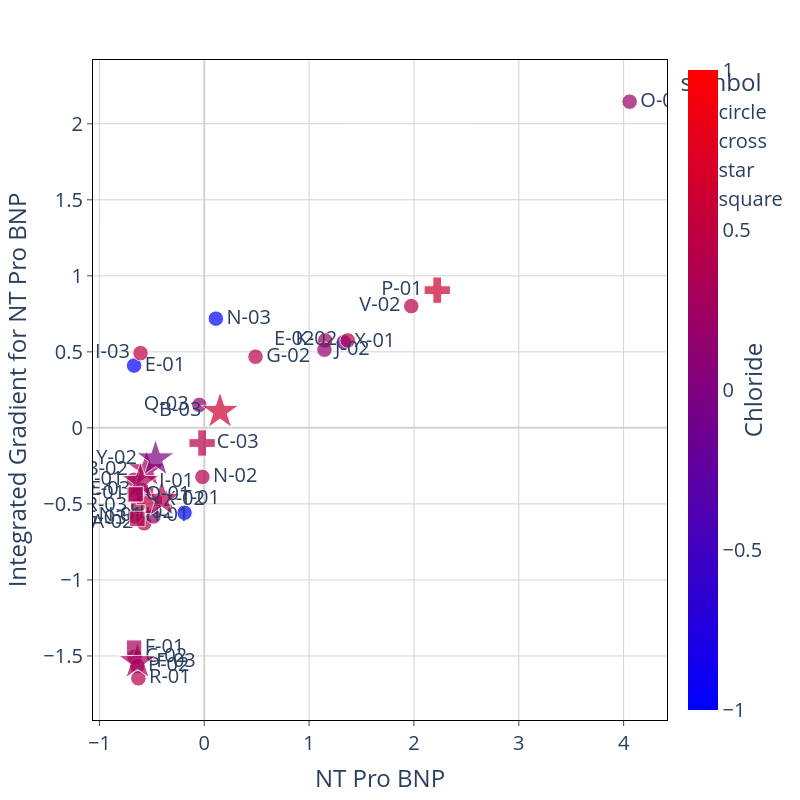
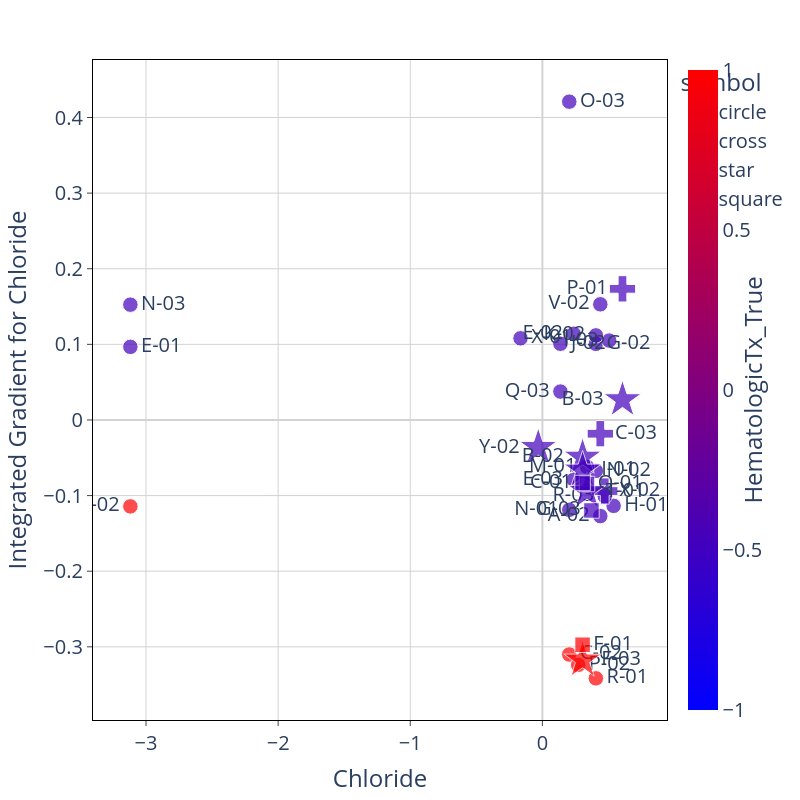
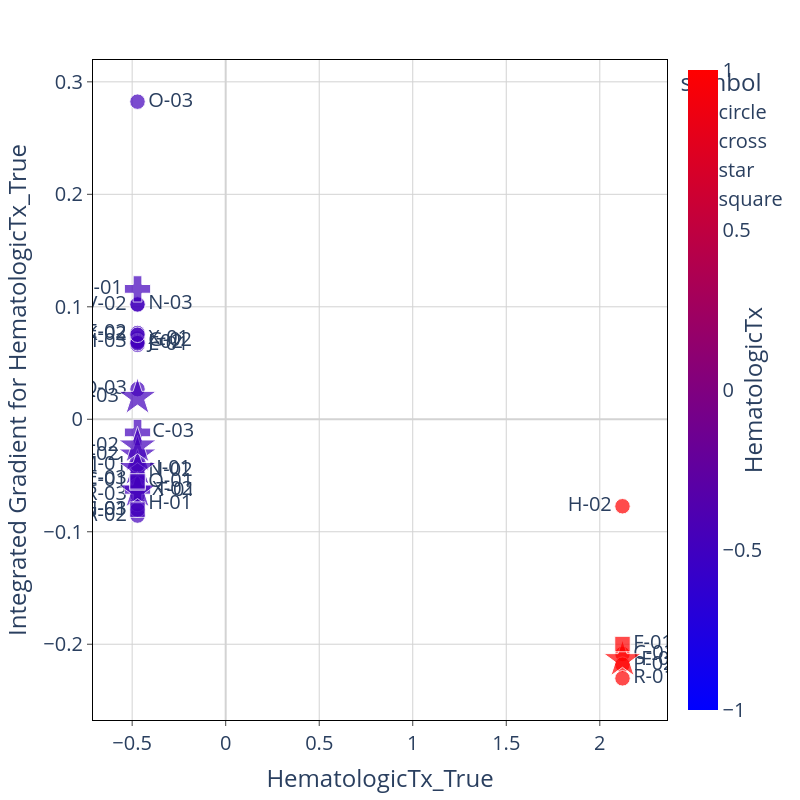
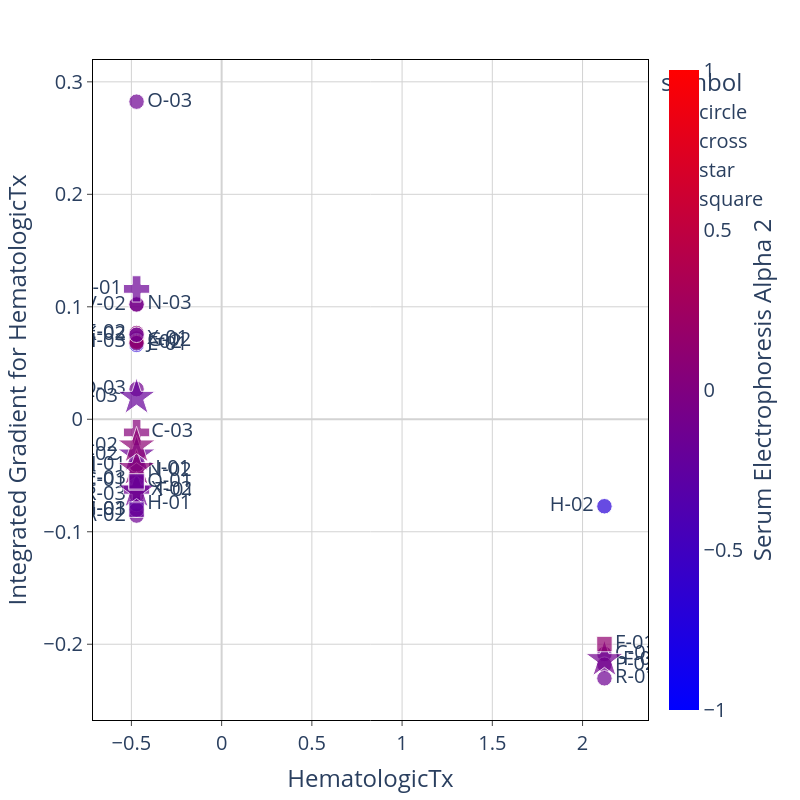

Source (notebook cell) for these figures, in order:
### Code cell
feature_combinations = [[1,2], [2,3], [3,4], [4,5], [5,6], [6,7]]

for combo in feature_combinations: 
    a, b = combo
    feat_1 = IGtable.columns[feature_order[len(feature_order)-a]]
    feat_2 = IGtable.columns[feature_order[len(feature_order)-b]]
    
    
    fig=px.scatter(x = IG_x_concat[feat_1], y = IGtable_concat[feat_1], 
                     text= IGtable_concat['DeID'], 
                     color = IG_x_concat[feat_2],
                     symbol = IGtable_concat['Shape'], size = IGtable_concat['size'],
                     symbol_sequence = IGtable_concat['Shape'].unique().tolist()
                    )
    fig.update_traces(textposition = text_pos(IGtable_concat, feat_1))



    fig.update_layout(
        plot_bgcolor='white',
        autosize=False,
        width=800,
        height=800,
        coloraxis = {'colorscale':'Bluered'},
        xaxis_title = feat_1,
        yaxis_title = "Integrated Gradient for " + feat_1,
        font=dict(size=20)
    )

    fig.update_xaxes(
        zeroline=True,
        zerolinecolor='lightgrey',
        mirror=True,
        ticks='outside',
        showline=True,
        linecolor='black',
        gridcolor='lightgrey'
        )

    fig.update_yaxes(
        zeroline=True,
        zerolinecolor='lightgrey',
        mirror=True,
        ticks='outside',
        showline=True,
        linecolor='black',
        gridcolor='lightgrey'
    )

    fig.update_coloraxes(colorbar_showticklabels=True,
                        colorbar_title=dict(text=feat_2,side = "right"),
                        cmin = -1, cmax = 1)

    fig.show()

### Figure 1 — Plotly figure (JSON) as saved in the notebook; plotly's stock layout.template omitted (floating-point values rounded to 4 significant figures)
{"data": [{"hovertemplate": "symbol=circle<br>x=%{x}<br>y=%{y}<br>size=%{marker.size}<br>text=%{text}<br>color=%{marker.color}<extra></extra>", "legendgroup": "circle", "marker": {"color": [-0.1655, 0.4385, 0.2036, 0.2372, 0.5392, -3.118, 0.405, 0.2036, 0.2707, 0.3378, 0.405, 0.4721, -3.118, 0.2372, 0.405, 0.5056, 0.1365, 0.405, -3.118, 0.4385, 0.2036, 0.1365], "coloraxis": "coloraxis", "size": [6, 6, 6, 6, 6, 6, 6, 6, 6, 6, 6, 6, 6, 6, 6, 6, 6, 6, 6, 6, 6, 6], "sizemode": "area", "sizeref": 0.05, "symbol": "circle"}, "mode": "markers+text", "name": "circle", "orientation": "v", "showlegend": true, "text": ["X-01", "A-02", "C-02", "E-03", "H-01", "H-02", "N-02", "N-01", "P-02", "M-01", "R-01", "R-03", "E-01", "E-02", "G-02", "I-03", "J-02", "K-02", "N-03", "V-02", "O-03", "Q-03"], "textposition": ["middle right", "middle left", "middle right", "middle left", "middle right", "middle left", "middle right", "middle left", "middle right", "middle left", "middle right", "middle left", "middle right", "middle left", "middle right", "middle left", "middle right", "middle left", "middle right", "middle left", "middle right", "middle left", "middle right", "middle left", "middle right", "middle left", "middle right", "middle left", "middle right", "middle left", "middle right", "middle left", "middle right", "middle left", "middle right"], "type": "scatter", "x": [1.33, -0.5726, -0.6642, -0.6051, -0.6646, -0.188, -0.01745, -0.4843, -0.6375, -0.6691, -0.6283, -0.6328, -0.6691, 1.153, 0.4891, -0.6076, 1.146, 1.369, 0.1109, 1.974, 4.057, -0.04675], "xaxis": "x", "y": [0.5633, -0.628, -1.505, -0.4081, -0.5812, -0.5583, -0.3223, -0.5824, -1.566, -0.3412, -1.647, -0.5132, 0.4095, 0.5753, 0.468, 0.4913, 0.5142, 0.5752, 0.7184, 0.8006, 2.145, 0.1511], "yaxis": "y"}, {"hovertemplate": "symbol=cross<br>x=%{x}<br>y=%{y}<br>size=%{marker.size}<br>text=%{text}<br>color=%{marker.color}<extra></extra>", "legendgroup": "cross", "marker": {"color": [0.4721, 0.6063, 0.4385], "coloraxis": "coloraxis", "size": [12, 12, 12], "sizemode": "area", "sizeref": 0.05, "symbol": "cross"}, "mode": "markers+text", "name": "cross", "orientation": "v", "showlegend": true, "text": ["X-02", "P-01", "C-03"], "textposition": ["middle right", "middle left", "middle right", "middle left", "middle right", "middle left", "middle right", "middle left", "middle right", "middle left", "middle right", "middle left", "middle right", "middle left", "middle right", "middle left", "middle right", "middle left", "middle right", "middle left", "middle right", "middle left", "middle right", "middle left", "middle right", "middle left", "middle right", "middle left", "middle right", "middle left", "middle right", "middle left", "middle right", "middle left", "middle right"], "type": "scatter", "x": [-0.5228, 2.222, -0.02019], "xaxis": "x", "y": [-0.4764, 0.9058, -0.09961], "yaxis": "y"}, {"hovertemplate": "symbol=star<br>x=%{x}<br>y=%{y}<br>size=%{marker.size}<br>text=%{text}<br>color=%{marker.color}<extra></extra>", "legendgroup": "star", "marker": {"color": [0.3378, 0.3043, 0.3043, -0.03127, 0.3043, 0.6063], "coloraxis": "coloraxis", "size": [20, 20, 20, 20, 20, 20], "sizemode": "area", "sizeref": 0.05, "symbol": "star"}, "mode": "markers+text", "name": "star", "orientation": "v", "showlegend": true, "text": ["T-01", "B-02", "I-01", "Y-02", "F-03", "B-03"], "textposition": ["middle right", "middle left", "middle right", "middle left", "middle right", "middle left", "middle right", "middle left", "middle right", "middle left", "middle right", "middle left", "middle right", "middle left", "middle right", "middle left", "middle right", "middle left", "middle right", "middle left", "middle right", "middle left", "middle right", "middle left", "middle right", "middle left", "middle right", "middle left", "middle right", "middle left", "middle right", "middle left", "middle right", "middle left", "middle right"], "type": "scatter", "x": [-0.4054, -0.5496, -0.6086, -0.4644, -0.6365, 0.1505], "xaxis": "x", "y": [-0.4701, -0.2755, -0.3535, -0.2044, -1.538, 0.1081], "yaxis": "y"}, {"hovertemplate": "symbol=square<br>x=%{x}<br>y=%{y}<br>size=%{marker.size}<br>text=%{text}<br>color=%{marker.color}<extra></extra>", "legendgroup": "square", "marker": {"color": [0.3043, 0.3714, 0.3378, 0.3043], "coloraxis": "coloraxis", "size": [6, 6, 6, 6], "sizemode": "area", "sizeref": 0.05, "symbol": "square"}, "mode": "markers+text", "name": "square", "orientation": "v", "showlegend": true, "text": ["F-01", "G-03", "Q-01", "C-01"], "textposition": ["middle right", "middle left", "middle right", "middle left", "middle right", "middle left", "middle right", "middle left", "middle right", "middle left", "middle right", "middle left", "middle right", "middle left", "middle right", "middle left", "middle right", "middle left", "middle right", "middle left", "middle right", "middle left", "middle right", "middle left", "middle right", "middle left", "middle right", "middle left", "middle right", "middle left", "middle right", "middle left", "middle right", "middle left", "middle right"], "type": "scatter", "x": [-0.6691, -0.6375, -0.6617, -0.6527], "xaxis": "x", "y": [-1.446, -0.5989, -0.4414, -0.4356], "yaxis": "y"}], "layout": {"autosize": false, "coloraxis": {"cmax": 1, "cmin": -1, "colorbar": {"showticklabels": true, "title": {"side": "right", "text": "Chloride"}}, "colorscale": [[0, "rgb(0,0,255)"], [1, "rgb(255,0,0)"]]}, "font": {"size": 20}, "height": 800, "legend": {"itemsizing": "constant", "title": {"text": "symbol"}, "tracegroupgap": 0}, "margin": {"t": 60}, "plot_bgcolor": "white", "width": 800, "xaxis": {"anchor": "y", "autorange": true, "domain": [0, 1], "gridcolor": "lightgrey", "linecolor": "black", "mirror": true, "range": [-1.06, 4.413], "showline": true, "ticks": "outside", "title": {"text": "NT Pro BNP"}, "type": "linear", "zeroline": true, "zerolinecolor": "lightgrey"}, "yaxis": {"anchor": "x", "autorange": true, "domain": [0, 1], "gridcolor": "lightgrey", "linecolor": "black", "mirror": true, "range": [-1.921, 2.419], "showline": true, "ticks": "outside", "title": {"text": "Integrated Gradient for NT Pro BNP"}, "type": "linear", "zeroline": true, "zerolinecolor": "lightgrey"}}}

### Figure 2 — Plotly figure (JSON) as saved in the notebook; plotly's stock layout.template omitted (floating-point values rounded to 4 significant figures)
{"data": [{"hovertemplate": "symbol=circle<br>x=%{x}<br>y=%{y}<br>size=%{marker.size}<br>text=%{text}<br>color=%{marker.color}<extra></extra>", "legendgroup": "circle", "marker": {"color": [-0.4714, -0.4714, 2.121, -0.4714, -0.4714, 2.121, -0.4714, -0.4714, 2.121, -0.4714, 2.121, -0.4714, -0.4714, -0.4714, -0.4714, -0.4714, -0.4714, -0.4714, -0.4714, -0.4714, -0.4714, -0.4714], "coloraxis": "coloraxis", "size": [6, 6, 6, 6, 6, 6, 6, 6, 6, 6, 6, 6, 6, 6, 6, 6, 6, 6, 6, 6, 6, 6], "sizemode": "area", "sizeref": 0.05, "symbol": "circle"}, "mode": "markers+text", "name": "circle", "orientation": "v", "showlegend": true, "text": ["X-01", "A-02", "C-02", "E-03", "H-01", "H-02", "N-02", "N-01", "P-02", "M-01", "R-01", "R-03", "E-01", "E-02", "G-02", "I-03", "J-02", "K-02", "N-03", "V-02", "O-03", "Q-03"], "textposition": ["middle right", "middle left", "middle right", "middle left", "middle right", "middle left", "middle right", "middle left", "middle right", "middle left", "middle right", "middle left", "middle right", "middle left", "middle right", "middle left", "middle right", "middle left", "middle right", "middle left", "middle right", "middle left", "middle right", "middle left", "middle right", "middle left", "middle right", "middle left", "middle right", "middle left", "middle right", "middle left", "middle right", "middle left", "middle right"], "type": "scatter", "x": [-0.1655, 0.4385, 0.2036, 0.2372, 0.5392, -3.118, 0.405, 0.2036, 0.2707, 0.3378, 0.405, 0.4721, -3.118, 0.2372, 0.405, 0.5056, 0.1365, 0.405, -3.118, 0.4385, 0.2036, 0.1365], "xaxis": "x", "y": [0.108, -0.1271, -0.3101, -0.079, -0.1136, -0.1143, -0.06736, -0.1188, -0.3239, -0.06208, -0.3417, -0.1008, 0.09666, 0.114, 0.1006, 0.105, 0.1008, 0.1119, 0.1525, 0.1529, 0.4209, 0.03754], "yaxis": "y"}, {"hovertemplate": "symbol=cross<br>x=%{x}<br>y=%{y}<br>size=%{marker.size}<br>text=%{text}<br>color=%{marker.color}<extra></extra>", "legendgroup": "cross", "marker": {"color": [-0.4714, -0.4714, -0.4714], "coloraxis": "coloraxis", "size": [12, 12, 12], "sizemode": "area", "sizeref": 0.05, "symbol": "cross"}, "mode": "markers+text", "name": "cross", "orientation": "v", "showlegend": true, "text": ["X-02", "P-01", "C-03"], "textposition": ["middle right", "middle left", "middle right", "middle left", "middle right", "middle left", "middle right", "middle left", "middle right", "middle left", "middle right", "middle left", "middle right", "middle left", "middle right", "middle left", "middle right", "middle left", "middle right", "middle left", "middle right", "middle left", "middle right", "middle left", "middle right", "middle left", "middle right", "middle left", "middle right", "middle left", "middle right", "middle left", "middle right", "middle left", "middle right"], "type": "scatter", "x": [0.4721, 0.6063, 0.4385], "xaxis": "x", "y": [-0.09401, 0.1734, -0.01819], "yaxis": "y"}, {"hovertemplate": "symbol=star<br>x=%{x}<br>y=%{y}<br>size=%{marker.size}<br>text=%{text}<br>color=%{marker.color}<extra></extra>", "legendgroup": "star", "marker": {"color": [-0.4714, -0.4714, -0.4714, -0.4714, 2.121, -0.4714], "coloraxis": "coloraxis", "size": [20, 20, 20, 20, 20, 20], "sizemode": "area", "sizeref": 0.05, "symbol": "star"}, "mode": "markers+text", "name": "star", "orientation": "v", "showlegend": true, "text": ["T-01", "B-02", "I-01", "Y-02", "F-03", "B-03"], "textposition": ["middle right", "middle left", "middle right", "middle left", "middle right", "middle left", "middle right", "middle left", "middle right", "middle left", "middle right", "middle left", "middle right", "middle left", "middle right", "middle left", "middle right", "middle left", "middle right", "middle left", "middle right", "middle left", "middle right", "middle left", "middle right", "middle left", "middle right", "middle left", "middle right", "middle left", "middle right", "middle left", "middle right", "middle left", "middle right"], "type": "scatter", "x": [0.3378, 0.3043, 0.3043, -0.03127, 0.3043, 0.6063], "xaxis": "x", "y": [-0.09472, -0.04932, -0.06644, -0.03643, -0.3177, 0.02662], "yaxis": "y"}, {"hovertemplate": "symbol=square<br>x=%{x}<br>y=%{y}<br>size=%{marker.size}<br>text=%{text}<br>color=%{marker.color}<extra></extra>", "legendgroup": "square", "marker": {"color": [2.121, -0.4714, -0.4714, -0.4714], "coloraxis": "coloraxis", "size": [6, 6, 6, 6], "sizemode": "area", "sizeref": 0.05, "symbol": "square"}, "mode": "markers+text", "name": "square", "orientation": "v", "showlegend": true, "text": ["F-01", "G-03", "Q-01", "C-01"], "textposition": ["middle right", "middle left", "middle right", "middle left", "middle right", "middle left", "middle right", "middle left", "middle right", "middle left", "middle right", "middle left", "middle right", "middle left", "middle right", "middle left", "middle right", "middle left", "middle right", "middle left", "middle right", "middle left", "middle right", "middle left", "middle right", "middle left", "middle right", "middle left", "middle right", "middle left", "middle right", "middle left", "middle right", "middle left", "middle right"], "type": "scatter", "x": [0.3043, 0.3714, 0.3378, 0.3043], "xaxis": "x", "y": [-0.2973, -0.1197, -0.08471, -0.08334], "yaxis": "y"}], "layout": {"autosize": false, "coloraxis": {"cmax": 1, "cmin": -1, "colorbar": {"showticklabels": true, "title": {"side": "right", "text": "HematologicTx_True"}}, "colorscale": [[0, "rgb(0,0,255)"], [1, "rgb(255,0,0)"]]}, "font": {"size": 20}, "height": 800, "legend": {"itemsizing": "constant", "title": {"text": "symbol"}, "tracegroupgap": 0}, "margin": {"t": 60}, "plot_bgcolor": "white", "width": 800, "xaxis": {"anchor": "y", "autorange": true, "domain": [0, 1], "gridcolor": "lightgrey", "linecolor": "black", "mirror": true, "range": [-3.401, 0.9427], "showline": true, "ticks": "outside", "title": {"text": "Chloride"}, "type": "linear", "zeroline": true, "zerolinecolor": "lightgrey"}, "yaxis": {"anchor": "x", "autorange": true, "domain": [0, 1], "gridcolor": "lightgrey", "linecolor": "black", "mirror": true, "range": [-0.3968, 0.476], "showline": true, "ticks": "outside", "title": {"text": "Integrated Gradient for Chloride"}, "type": "linear", "zeroline": true, "zerolinecolor": "lightgrey"}}}

### Figure 3 — Plotly figure (JSON) as saved in the notebook; plotly's stock layout.template omitted (floating-point values rounded to 4 significant figures)
{"data": [{"hovertemplate": "symbol=circle<br>x=%{x}<br>y=%{y}<br>size=%{marker.size}<br>text=%{text}<br>color=%{marker.color}<extra></extra>", "legendgroup": "circle", "marker": {"color": [-0.4714, -0.4714, 2.121, -0.4714, -0.4714, 2.121, -0.4714, -0.4714, 2.121, -0.4714, 2.121, -0.4714, -0.4714, -0.4714, -0.4714, -0.4714, -0.4714, -0.4714, -0.4714, -0.4714, -0.4714, -0.4714], "coloraxis": "coloraxis", "size": [6, 6, 6, 6, 6, 6, 6, 6, 6, 6, 6, 6, 6, 6, 6, 6, 6, 6, 6, 6, 6, 6], "sizemode": "area", "sizeref": 0.05, "symbol": "circle"}, "mode": "markers+text", "name": "circle", "orientation": "v", "showlegend": true, "text": ["X-01", "A-02", "C-02", "E-03", "H-01", "H-02", "N-02", "N-01", "P-02", "M-01", "R-01", "R-03", "E-01", "E-02", "G-02", "I-03", "J-02", "K-02", "N-03", "V-02", "O-03", "Q-03"], "textposition": ["middle right", "middle left", "middle right", "middle left", "middle right", "middle left", "middle right", "middle left", "middle right", "middle left", "middle right", "middle left", "middle right", "middle left", "middle right", "middle left", "middle right", "middle left", "middle right", "middle left", "middle right", "middle left", "middle right", "middle left", "middle right", "middle left", "middle right", "middle left", "middle right", "middle left", "middle right", "middle left", "middle right", "middle left", "middle right"], "type": "scatter", "x": [-0.4714, -0.4714, 2.121, -0.4714, -0.4714, 2.121, -0.4714, -0.4714, 2.121, -0.4714, 2.121, -0.4714, -0.4714, -0.4714, -0.4714, -0.4714, -0.4714, -0.4714, -0.4714, -0.4714, -0.4714, -0.4714], "xaxis": "x", "y": [0.07182, -0.08561, -0.2086, -0.0527, -0.07532, -0.07732, -0.04563, -0.08034, -0.2182, -0.04037, -0.2303, -0.06729, 0.06618, 0.07673, 0.06944, 0.06867, 0.0677, 0.07511, 0.1024, 0.102, 0.2824, 0.02682], "yaxis": "y"}, {"hovertemplate": "symbol=cross<br>x=%{x}<br>y=%{y}<br>size=%{marker.size}<br>text=%{text}<br>color=%{marker.color}<extra></extra>", "legendgroup": "cross", "marker": {"color": [-0.4714, -0.4714, -0.4714], "coloraxis": "coloraxis", "size": [12, 12, 12], "sizemode": "area", "sizeref": 0.05, "symbol": "cross"}, "mode": "markers+text", "name": "cross", "orientation": "v", "showlegend": true, "text": ["X-02", "P-01", "C-03"], "textposition": ["middle right", "middle left", "middle right", "middle left", "middle right", "middle left", "middle right", "middle left", "middle right", "middle left", "middle right", "middle left", "middle right", "middle left", "middle right", "middle left", "middle right", "middle left", "middle right", "middle left", "middle right", "middle left", "middle right", "middle left", "middle right", "middle left", "middle right", "middle left", "middle right", "middle left", "middle right", "middle left", "middle right", "middle left", "middle right"], "type": "scatter", "x": [-0.4714, -0.4714, -0.4714], "xaxis": "x", "y": [-0.06275, 0.1159, -0.01168], "yaxis": "y"}, {"hovertemplate": "symbol=star<br>x=%{x}<br>y=%{y}<br>size=%{marker.size}<br>text=%{text}<br>color=%{marker.color}<extra></extra>", "legendgroup": "star", "marker": {"color": [-0.4714, -0.4714, -0.4714, -0.4714, 2.121, -0.4714], "coloraxis": "coloraxis", "size": [20, 20, 20, 20, 20, 20], "sizemode": "area", "sizeref": 0.05, "symbol": "star"}, "mode": "markers+text", "name": "star", "orientation": "v", "showlegend": true, "text": ["T-01", "B-02", "I-01", "Y-02", "F-03", "B-03"], "textposition": ["middle right", "middle left", "middle right", "middle left", "middle right", "middle left", "middle right", "middle left", "middle right", "middle left", "middle right", "middle left", "middle right", "middle left", "middle right", "middle left", "middle right", "middle left", "middle right", "middle left", "middle right", "middle left", "middle right", "middle left", "middle right", "middle left", "middle right", "middle left", "middle right", "middle left", "middle right", "middle left", "middle right", "middle left", "middle right"], "type": "scatter", "x": [-0.4714, -0.4714, -0.4714, -0.4714, 2.121, -0.4714], "xaxis": "x", "y": [-0.0637, -0.03187, -0.04384, -0.02382, -0.2138, 0.0194], "yaxis": "y"}, {"hovertemplate": "symbol=square<br>x=%{x}<br>y=%{y}<br>size=%{marker.size}<br>text=%{text}<br>color=%{marker.color}<extra></extra>", "legendgroup": "square", "marker": {"color": [2.121, -0.4714, -0.4714, -0.4714], "coloraxis": "coloraxis", "size": [6, 6, 6, 6], "sizemode": "area", "sizeref": 0.05, "symbol": "square"}, "mode": "markers+text", "name": "square", "orientation": "v", "showlegend": true, "text": ["F-01", "G-03", "Q-01", "C-01"], "textposition": ["middle right", "middle left", "middle right", "middle left", "middle right", "middle left", "middle right", "middle left", "middle right", "middle left", "middle right", "middle left", "middle right", "middle left", "middle right", "middle left", "middle right", "middle left", "middle right", "middle left", "middle right", "middle left", "middle right", "middle left", "middle right", "middle left", "middle right", "middle left", "middle right", "middle left", "middle right", "middle left", "middle right", "middle left", "middle right"], "type": "scatter", "x": [2.121, -0.4714, -0.4714, -0.4714], "xaxis": "x", "y": [-0.1998, -0.08032, -0.05618, -0.05516], "yaxis": "y"}], "layout": {"autosize": false, "coloraxis": {"cmax": 1, "cmin": -1, "colorbar": {"showticklabels": true, "title": {"side": "right", "text": "HematologicTx"}}, "colorscale": [[0, "rgb(0,0,255)"], [1, "rgb(255,0,0)"]]}, "font": {"size": 20}, "height": 800, "legend": {"itemsizing": "constant", "title": {"text": "symbol"}, "tracegroupgap": 0}, "margin": {"t": 60}, "plot_bgcolor": "white", "width": 800, "xaxis": {"anchor": "y", "autorange": true, "domain": [0, 1], "gridcolor": "lightgrey", "linecolor": "black", "mirror": true, "range": [-0.709, 2.359], "showline": true, "ticks": "outside", "title": {"text": "HematologicTx_True"}, "type": "linear", "zeroline": true, "zerolinecolor": "lightgrey"}, "yaxis": {"anchor": "x", "autorange": true, "domain": [0, 1], "gridcolor": "lightgrey", "linecolor": "black", "mirror": true, "range": [-0.2674, 0.3194], "showline": true, "ticks": "outside", "title": {"text": "Integrated Gradient for HematologicTx_True"}, "type": "linear", "zeroline": true, "zerolinecolor": "lightgrey"}}}

### Figure 4 — Plotly figure (JSON) as saved in the notebook; plotly's stock layout.template omitted (floating-point values rounded to 4 significant figures)
{"data": [{"hovertemplate": "symbol=circle<br>x=%{x}<br>y=%{y}<br>size=%{marker.size}<br>text=%{text}<br>color=%{marker.color}<extra></extra>", "legendgroup": "circle", "marker": {"color": [-0.08097, -0.1419, -0.1114, 0.1322, -0.69, -0.69, -0.1419, -0.1723, -0.1114, -0.1723, -0.1419, -0.05052, -0.69, 0.07128, -0.02007, 6.435, -0.1419, -0.1419, -0.1723, -0.05052, -0.1419, -0.1114], "coloraxis": "coloraxis", "size": [6, 6, 6, 6, 6, 6, 6, 6, 6, 6, 6, 6, 6, 6, 6, 6, 6, 6, 6, 6, 6, 6], "sizemode": "area", "sizeref": 0.05, "symbol": "circle"}, "mode": "markers+text", "name": "circle", "orientation": "v", "showlegend": true, "text": ["X-01", "A-02", "C-02", "E-03", "H-01", "H-02", "N-02", "N-01", "P-02", "M-01", "R-01", "R-03", "E-01", "E-02", "G-02", "I-03", "J-02", "K-02", "N-03", "V-02", "O-03", "Q-03"], "textposition": ["middle right", "middle left", "middle right", "middle left", "middle right", "middle left", "middle right", "middle left", "middle right", "middle left", "middle right", "middle left", "middle right", "middle left", "middle right", "middle left", "middle right", "middle left", "middle right", "middle left", "middle right", "middle left", "middle right", "middle left", "middle right", "middle left", "middle right", "middle left", "middle right", "middle left", "middle right", "middle left", "middle right", "middle left", "middle right"], "type": "scatter", "x": [-0.4714, -0.4714, 2.121, -0.4714, -0.4714, 2.121, -0.4714, -0.4714, 2.121, -0.4714, 2.121, -0.4714, -0.4714, -0.4714, -0.4714, -0.4714, -0.4714, -0.4714, -0.4714, -0.4714, -0.4714, -0.4714], "xaxis": "x", "y": [0.07182, -0.08561, -0.2086, -0.0527, -0.07532, -0.07732, -0.04563, -0.08034, -0.2182, -0.04037, -0.2303, -0.06729, 0.06618, 0.07673, 0.06944, 0.06867, 0.0677, 0.07511, 0.1024, 0.102, 0.2824, 0.02682], "yaxis": "y"}, {"hovertemplate": "symbol=cross<br>x=%{x}<br>y=%{y}<br>size=%{marker.size}<br>text=%{text}<br>color=%{marker.color}<extra></extra>", "legendgroup": "cross", "marker": {"color": [-0.1419, -0.1723, 0.04083], "coloraxis": "coloraxis", "size": [12, 12, 12], "sizemode": "area", "sizeref": 0.05, "symbol": "cross"}, "mode": "markers+text", "name": "cross", "orientation": "v", "showlegend": true, "text": ["X-02", "P-01", "C-03"], "textposition": ["middle right", "middle left", "middle right", "middle left", "middle right", "middle left", "middle right", "middle left", "middle right", "middle left", "middle right", "middle left", "middle right", "middle left", "middle right", "middle left", "middle right", "middle left", "middle right", "middle left", "middle right", "middle left", "middle right", "middle left", "middle right", "middle left", "middle right", "middle left", "middle right", "middle left", "middle right", "middle left", "middle right", "middle left", "middle right"], "type": "scatter", "x": [-0.4714, -0.4714, -0.4714], "xaxis": "x", "y": [-0.06275, 0.1159, -0.01168], "yaxis": "y"}, {"hovertemplate": "symbol=star<br>x=%{x}<br>y=%{y}<br>size=%{marker.size}<br>text=%{text}<br>color=%{marker.color}<extra></extra>", "legendgroup": "star", "marker": {"color": [-0.1419, -0.1723, 0.07128, 0.1017, -0.1114, -0.2028], "coloraxis": "coloraxis", "size": [20, 20, 20, 20, 20, 20], "sizemode": "area", "sizeref": 0.05, "symbol": "star"}, "mode": "markers+text", "name": "star", "orientation": "v", "showlegend": true, "text": ["T-01", "B-02", "I-01", "Y-02", "F-03", "B-03"], "textposition": ["middle right", "middle left", "middle right", "middle left", "middle right", "middle left", "middle right", "middle left", "middle right", "middle left", "middle right", "middle left", "middle right", "middle left", "middle right", "middle left", "middle right", "middle left", "middle right", "middle left", "middle right", "middle left", "middle right", "middle left", "middle right", "middle left", "middle right", "middle left", "middle right", "middle left", "middle right", "middle left", "middle right", "middle left", "middle right"], "type": "scatter", "x": [-0.4714, -0.4714, -0.4714, -0.4714, 2.121, -0.4714], "xaxis": "x", "y": [-0.0637, -0.03187, -0.04384, -0.02382, -0.2138, 0.0194], "yaxis": "y"}, {"hovertemplate": "symbol=square<br>x=%{x}<br>y=%{y}<br>size=%{marker.size}<br>text=%{text}<br>color=%{marker.color}<extra></extra>", "legendgroup": "square", "marker": {"color": [0.1322, -0.2028, -0.08097, -0.2028], "coloraxis": "coloraxis", "size": [6, 6, 6, 6], "sizemode": "area", "sizeref": 0.05, "symbol": "square"}, "mode": "markers+text", "name": "square", "orientation": "v", "showlegend": true, "text": ["F-01", "G-03", "Q-01", "C-01"], "textposition": ["middle right", "middle left", "middle right", "middle left", "middle right", "middle left", "middle right", "middle left", "middle right", "middle left", "middle right", "middle left", "middle right", "middle left", "middle right", "middle left", "middle right", "middle left", "middle right", "middle left", "middle right", "middle left", "middle right", "middle left", "middle right", "middle left", "middle right", "middle left", "middle right", "middle left", "middle right", "middle left", "middle right", "middle left", "middle right"], "type": "scatter", "x": [2.121, -0.4714, -0.4714, -0.4714], "xaxis": "x", "y": [-0.1998, -0.08032, -0.05618, -0.05516], "yaxis": "y"}], "layout": {"autosize": false, "coloraxis": {"cmax": 1, "cmin": -1, "colorbar": {"showticklabels": true, "title": {"side": "right", "text": "Serum Electrophoresis Alpha 2"}}, "colorscale": [[0, "rgb(0,0,255)"], [1, "rgb(255,0,0)"]]}, "font": {"size": 20}, "height": 800, "legend": {"itemsizing": "constant", "title": {"text": "symbol"}, "tracegroupgap": 0}, "margin": {"t": 60}, "plot_bgcolor": "white", "width": 800, "xaxis": {"anchor": "y", "autorange": true, "domain": [0, 1], "gridcolor": "lightgrey", "linecolor": "black", "mirror": true, "range": [-0.7117, 2.362], "showline": true, "ticks": "outside", "title": {"text": "HematologicTx"}, "type": "linear", "zeroline": true, "zerolinecolor": "lightgrey"}, "yaxis": {"anchor": "x", "autorange": true, "domain": [0, 1], "gridcolor": "lightgrey", "linecolor": "black", "mirror": true, "range": [-0.2674, 0.3194], "showline": true, "ticks": "outside", "title": {"text": "Integrated Gradient for HematologicTx"}, "type": "linear", "zeroline": true, "zerolinecolor": "lightgrey"}}}
